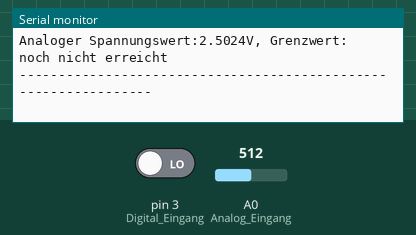
Bench run of a sketch on a simulated Arduino Uno, built with avr-gcc and run on an emulated ATmega328P. Parts: the last lines printed to the serial monitor. The inputs (shaded band) are chosen by the test bench; at power-on: pin 3 (Digital_Eingang) LOW, A0 (Analog_Eingang) = 512.

Above: at 1.2 s.
1.3 s: pin 3 (Digital_Eingang) driven HIGH
3.0 s: A0 (Analog_Eingang) set to 716
At 3.09 s:
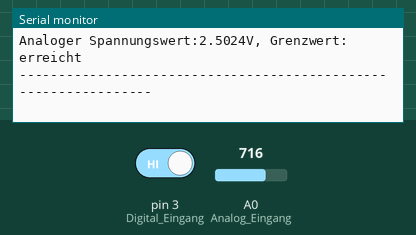
6.0 s: A0 (Analog_Eingang) set to 900
At 6.16 s:
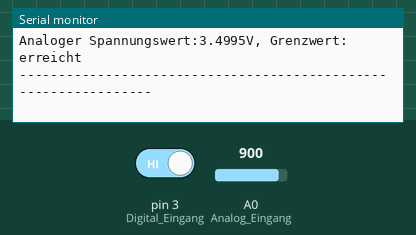
7.5 s: pin 3 (Digital_Eingang) driven LOW
Timing chart, 0 to 10.0 s (numbered marks = the images above; inputs shaded):
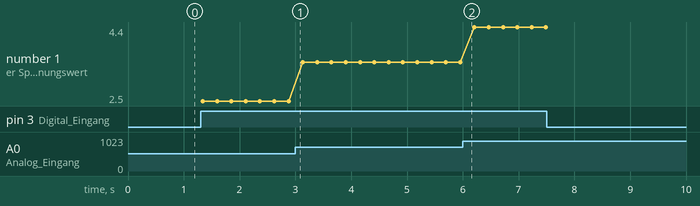

The sketch:

KY028-Arduino.ino
```cpp
// Deklaration und Initialisierung der Eingang-Pins
int Analog_Eingang = A0; // X-Achse-Signal
int Digital_Eingang = 3; // Knopf

void setup ()
{
  pinMode (Analog_Eingang, INPUT);
  pinMode (Digital_Eingang, INPUT);

  Serial.begin (9600); // Serielle Ausgabe mit 9600 bps
}

// Das Programm liest die aktuellen Werte der Eingang-Pins
// und gibt diese auf der seriellen Ausgabe aus
void loop ()
{
  float Analog;
  int Digital;

  //Aktuelle Werte werden ausgelesen, auf den Spannungswert konvertiert...
  Analog = analogRead (Analog_Eingang) * (5.0 / 1023.0);
  Digital = digitalRead (Digital_Eingang);

  //... und an dieser Stelle ausgegeben
  Serial.print ("Analoger Spannungswert:"); Serial.print (Analog, 4);  Serial.print ("V, ");
  Serial.print ("Grenzwert:");

  if(Digital==1)
  {
      Serial.println (" erreicht");
  }
  else
  {
      Serial.println (" noch nicht erreicht");
  }
  Serial.println ("----------------------------------------------------------------");
  delay (200);
}
```

Measured:
- plotted number 1: 2.5 → 3.5 after the input at 3.0 s, 3.5 → 4.4 after the input at 6.0 s
